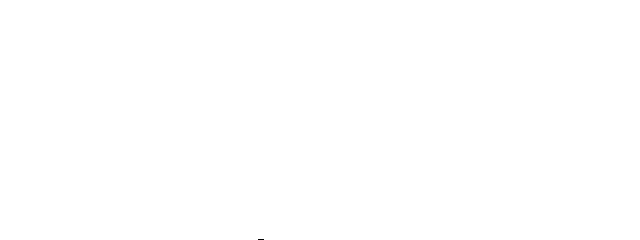
Frame 1 (no input)
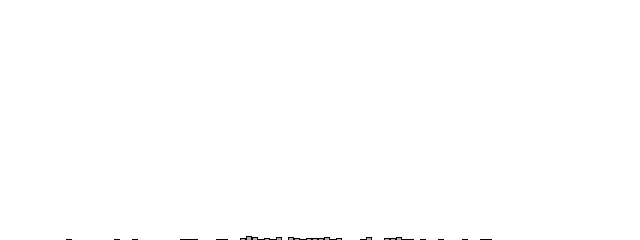
Frame 60 (the mouse pressed at the canvas centre just before this capture)
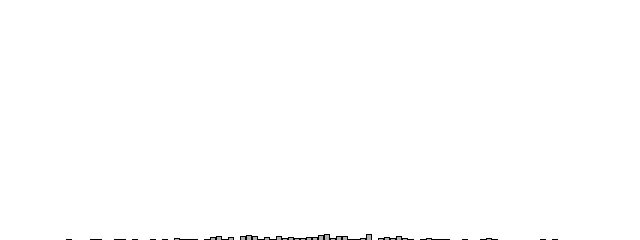
Frame 120 (the mouse held since frame 60 and released just before this capture)

The Processing sketch that drew these frames (run headless with seeded random() and noise(); from frame 60 on, the mouse is pressed at the canvas centre):

// Processing sketch: GaussianDistribution
// ── GaussianDistribution.pde
import java.util.*;

Random generator;

int[] randomCounts;

void setup() {
  size(640, 240);
  randomCounts = new int[101];
  generator = new Random();
}

void draw() {
  background(255);
  
  // uniform distro
  // int index = (int) (Math.random() * randomCounts.length);
  
  // normal distro
  float num = (float) generator.nextGaussian();
  float sd = 15;
  float mean = 50;
  
  int index = (int) (num * sd + mean);
  
  if (index >= randomCounts.length) {
    index = randomCounts.length - 1;
  } else if (index < 0) {
    index = 0;
  }
  
  randomCounts[index]++;
  
  stroke(0);
  fill(175);
  
  int w = width / randomCounts.length;
  
  for (int x = 0; x < randomCounts.length; x++) {
    rect(x * w, height - randomCounts[x], w - 1, randomCounts[x]);
  }
}
